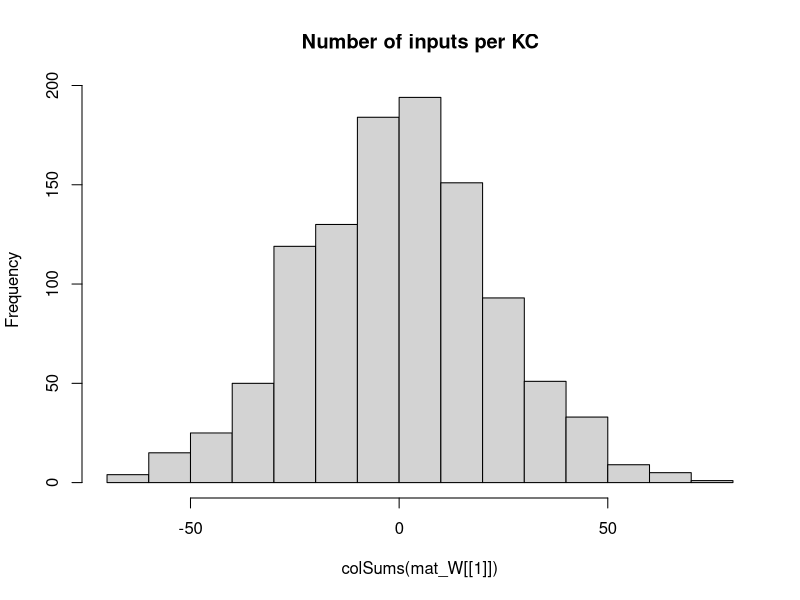

Here is the R script that generated this plot: (Note: this script raises an error after producing the figure.)
## Development Code for Willsaw NN image recognition of zfish larva
## KL 2021
## I will implement a MB random kernel NN as in my Ant Navigation paper 
## This Files Trains the weights of  2 Layer Net : Random Expansion Feature Layer (Random Kernel Trick) -> Perceptron Output neuron 
## The connections in L1 Random Sparse Net are data independent, while L2 wights are trained via +ve larva head template samples to filter patterns that look like larva
## The input images are labeled as Fish and non fish according to the folder they are placed.
# Output is saved as pgm images which are then loaded by tracker software so as to implemend the simple classifier net implemended here 

library("pixmap")
library("yaml")



## Initialize the random Weight vector of an L1 (KC) neuron  
init_random_W3 <- function(m, p){
  m <- rnorm(NROW(m),0.0,sd=1) ## larger SD sizes make learning divergent ///#runif(NROW(m))/(10*NROW(m)) ##Weak Synapses
  return (m)
}


## Initialize the random Weight vector of an L1 (KC) neuron  
init_random_W2 <- function(m, p){
  # Draw random Number N of Sampled Inputs From Binomial
  #n <- rbinom(1,length(m),p)
  ## Set N random synapses as inputs to KC
  #idx <- sample(1:length(m),n)
  m <- rnorm(NROW(m),0,sd=1) ## larger SD sizes make learning divergent ///#runif(NROW(m))/(10*NROW(m)) ##Weak Synapses
  ## Likely Stronger Subset
  #m[idx] <- 1#/length(m) #runif(n)/(10*length(m)) #1/NROW(m)
  #print(length(m))
  return (m)
}


## Initialiaze the random Weight vector of an L1 (KC) neuron  
init_sparse_W <- function(m,p){
  # Draw random Number N of Sampled Inputs From Binomial
  n <- rbinom(1,length(m),p)
  ## Set N random synapses as inputs to KC
  idx <- sample(1:length(m),n)
  #m <- runif(NROW(m))/(1000000*NROW(m)) ##Weak Synapses
  ## Likely Stronger Subset
  m[idx] <- 1#/length(m) #runif(n)/(10*length(m)) #1/NROW(m)
  #print(length(m))
  return (m)
}


## Sigmoid//logistic Transfer Function
N_transfer <- function(activation)
{
  return (1/(1 + exp(-activation) ))
}


## Derivative Sigmoid/logistic Transfer Function
N_transfer_D <- function(activation)
{
  return (N_transfer(activation)*(1-N_transfer(activation)) )
}

## Neural Actvation for a layer with Weitgh Matrix W and Input matrix of col vectors -
#  vector of Biases B - This is to a matrix to operate overall all input activations over Inputs in order 
N_activation <- function(X,W,B)
{
  ## If more Than Half input units (based on Avg inputs) is active - then activate KC
  
  #  if ( sum(X) > KC_THRES )
  #    return (1)
  # else
  mat_B <- matrix(B,ncol=ncol(X),nrow=length(B) )
  ## Bias is just another W attached to a fixed Input 1
  return (W%*%X + mat_B)
}

## Copies A Smaller Matrix To the Middle of a larger one - (Pasting Image on larger canvas)
matrix_paste <- function(src,target)
{
  x_offset <- round((ncol(target)- ncol(src))/2 )
  y_offset <- round((nrow(target)- nrow(src))/2 )
  target[ (1+y_offset):(y_offset+nrow(src)),(1+x_offset):(x_offset+ncol(src))] <-src
  return(target)
}


sparse_binarize <- function(X,INPUT_SPARSENESS)
{
  ## Binarize Input Image / Set Sparsensess ##
  pxsparse = 1.0
  thres_bin = mean(X)
  max_iter = 100
  
  while (pxsparse > INPUT_SPARSENESS & max_iter > 0)
  {
    X_bin <-  as.numeric(X > thres_bin)
    pxsparse <- sum(as.numeric(X_bin[X_bin > 0]))/length(X_bin)
    thres_bin = thres_bin + 0.01;
    max_iter = max_iter + 1
  }
  
  
  ##message("Input Sparseness:",pxsparse)
  
  return(X_bin)
}




makeInputMatrix <- function(img_list,inmat_W)
{
  
  ## TRAIN /TEST ##
  img_list <- img_list[,1]
 
  
  
  ## Matrix Of  image Input Vectors  
  mat_X = matrix(0,nrow=ncol(inmat_W[[1]]),ncol=length(img_list) )
  fileidx <- 0
  for (in_img in img_list)
  {
    fileidx= fileidx + 1
    
    imgT <- read.pnm(as.character(in_img) )
    mat_img <- getChannels(imgT)  ## Converted 0..1 real
    X <- as.vector(mat_img)
    ### Add Fixed input 1 - To operate As Adjustable Bias for each input   
    ##X[length(X)] <- 1 # c(as.vector(mat_img),1)
    
    ##message(in_img," Input Dim:", dim(mat_img)[1],"x",dim(mat_img)[2],"=",dim(mat_img)[2]*dim(mat_img)[1])
    
    if (length(X) > n_top_px)
    {
      warning("input sample too big - skipping")
      next
    }
    
    ## If Loaded image is Smaller than INput - Then Resize (paste into) larger Matrix to fit
    if (length(X) < n_top_px)
    {
      ##message("input sample Smaller than Canvas - pasting")
      mat_t <- matrix(0,nrow=img_dim[1],ncol=img_dim[2])
      mat_img <- matrix_paste(mat_img,mat_t)
      ##message("Converted  Dim:", dim(mat_img)[1],"x",dim(mat_img)[2],"=",dim(mat_img)[2]*dim(mat_img)[1])
    }
    
    ##mypic = new("pixmapGrey", size=dim(mat_img),grey = mat_img);plot(mypic)
    ## Convert to Col Vector
    ##X <- sparse_binarize(as.vector(mat_img),INPUT_SPARSENESS)
    X <- as.vector(mat_img)
    
    dim(X) <- c(length(X),1) ## Make into Col Vector
    
    if (length(X) > n_top_px)
    {
      warning(in_img,"Image Too large. Skipping")
      next
    }
    
    stopifnot(length(mat_X[,fileidx]) ==length(X) ) 
    mat_X[,fileidx] <- X # Save In Vector to MAtrix
    
  }## Load All Input Vectors Into Matrix X
  
  return(mat_X)
} ##Make INput List



### EXPORT MAtrix to YAML for !!opencv-matrix##
matrixToYamlForOpenCV <- function(mat)
{
  ##!!opencv-matrix
  strHeader <- "!!opencv-matrix\n rows: %d\n cols: %d\n dt: f\n data:["
  ## Matrix Will Be saved Transposed Because Data serial Reading Order is by row in OpenCV while Here Serialization is By Column
  strHeader <- sprintf(strHeader,nrow(mat),ncol(mat))
  strData = ""
  lineWidth = 100#min(100,length(mat))
  
  ## COMMENTED OUT AS SUDDENLY as.yaml started adding new Lines in data automatically - The following routine does this manually
  # ##Long Strings Need to be broken by New Lines otherwise OPENCV FIle Storage FAils
  # if (length(mat) > lineWidth){
  #   fcon<- tempfile("matrixYaml")
  #   
  #   ## Need to export To TEMP file as string Concat Is too SLOW
  #   for (i in seq(1,length(mat),lineWidth) ){
  #     write(mat[i:min(i+lineWidth-1,length(mat)-1)], file = fcon,ncolumns = 100, append = TRUE, sep = ", ")
  #     ##cat(",",file = fcon, append = TRUE,fill=FALSE)
  #     #strData = paste0(strData, toString(mat[i:min(i+lineWidth,length(mat))],"\n",width=0))
  #   }
  #   ## Join  All Lines Back INto One String - With Newlines and Commas and Intendation
  #   #strData = noquote()
  #   strData = noquote(paste0(
  #                     readLines(con = fcon, n = -1L, ok = TRUE, warn = TRUE, skipNul = FALSE, encoding = "UTF-8"),
  #                            collapse=",\n         ")) ##
  #   #class(strData) <- "verbatim"
  # }else
    
  ## Need to TransposeBecause Data serial Reading Order is by row in OpenCV while Here Serialization is By Column
  strData = toString(t(mat))
  
  
  strRet=  noquote(paste0(strHeader,strData,"]")) 
  
  
  ##Character vectors that have a class of ‘verbatim’ will not be quoted in the output YAML 
  class(strRet) <- "verbatim"
  ##class(strRet) <- "verbatim"
  #write(strRet,file = fcon)  
  return(noquote(strRet) )
}




## Process 2 Layer Network - Return Last Node Output produced for each input image
## Note : Input Layer Is Simplified - No activation function needed or Bias - Input image intentities are taken as activations
## Target_output is vector of desired output for each output Neuron these I chose to be L2_1=1 (Fish) L2_2=1 (Non Fish)
net_proc_images_batch <- function(mat_X,inmat_W,inLayer_Bias,mat_Y,learningRate = 0.0)  
{
  
  L_X     <- list() ## Output Of Layer k
  L_A     <- list() ## Activation of  Layer k
  L_delta <- list()  ## Delta is the "cost attributable to (the value of) that node". 
  L2_out <- list()
  
  scaledEta = learningRate/ ncol(mat_X)
  outError = 0 #'Mean Sq Error Of File Batch'

    ##Input Layer Is Simplified - No activation function needed or Bias - Input image intentities are taken as activations
    ## Due to R hell with numbers ecoming Factors I need to do this tricl
    
    ##Target_output <- mat_Y[fileidx,] 
     
    ## Forward Propagation ##
    ##mat_X[1,] = 1 ## Add COnst Input so W_i operates as a Bias IxW 
   ##  matrix of output Col vectors correspond to output
    for (l in 1:(N_Layers+1) )
    {
      if (l == 1) ## 1st Layer is INput 
      {
        ##Activation 
        L_A[[1]] <- mat_X
        L_X[[1]] <- mat_X##N_transfer(X-0.5)
        
      }else
      {
        #L_X[[l-1]][1,] = 1 ##No Need - Removed for TEST/ Add COnst Input so W_i operates as a Bias IxW
        ## Idx k for Bias and W are advanced +1 - 
        L_A[[l]] <- N_activation(L_X[[l-1]], inmat_W[[l-1]], inLayer_Bias[[l-1]] )
        
        L_X[[l]] <- N_transfer( L_A[[l]])
        
      }
    }
    MSQError =  sum(((mat_Y) - L_X[[N_Layers+1]] )^2)/ ncol(mat_X)

    ## Note Indexes L_X and mat/biases are off by one because LX_1 is considerened an input layer, while neural layer is l=2
    
    ### Back Propagation ###
    for (l in (N_Layers):1 )
    {
      ##On Output Layer
      if (l == (N_Layers))
      {
        ## Element Wise Product (hadamart Product)   // SIGMOID * COST_Derivative ( squared error cost function wrt activations)
        L_delta[[l]] <- ( N_transfer_D( L_X[[l+1]] )   * (L_X[[l+1]] - mat_Y)) ##*N_transfer_D(L_X[[l]])
      }else{
        #L_delta[[l]] <- L_delta[[l+1]] %*% t(mat_W[[l]])*N_transfer_D(L_X[[l]])
        L_delta[[l]] <-   t(t(L_delta[[l+1]]) %*%(inmat_W[[l+1]])*t(N_transfer_D( L_X[[l+1]] )))    ## %*% t(N_transfer_D(L_X[[l-1]]) )
      }
      
      dE <- (L_delta[[l]])%*%t(L_X[[l]])  ##Instead of L_A[
      dW <- (scaledEta)*dE 
      ##Add average change over batch samples
      inmat_W[[l]] <- inmat_W[[l]] -  dW ##length(img_list)

      ## Error Non-Conform
      inLayer_Bias[[l]] <- inLayer_Bias[[l]] - rowSums( scaledEta*(L_delta[[l]]) )  
      ##if (l==1)
      ##  hist(dW)
    }
    
    #hist(Layer_Bias[[1]])
    #if (fileidx %% 10 == 0)  
    #  hist(inmat_W[[1]], main="After")
    
    
    ## Forward Propagation ## 
    # L1 <- N_transfer(N_activation(mat_X, inmat_W[[1]],inmat_B[[1]]  ) ) ## v_Layer_Bias[i] matrix(rep(,nrow(mat_X)),nrow=nrow(mat_X) )  
    # ## L2 matrix of output Col vectors correspond 
    # L2 <-  N_transfer(N_activation(L1,inmat_W[[2]] ,  inmat_B[[2]] )  )  
    # 
    # MSQError =  sum(((mat_Y) - L2 )^2)/ ncol(mat_X)
    # 
    ## Forward Propagation ##
    ##  matrix of output Col vectors correspond to output
    for (l in 1:(N_Layers+1) )
    {
      if (l == 1) ## 1st Layer is INput 
      {
        ##Activation 
        L_A[[1]] <- mat_X
        L_X[[1]] <- mat_X ##N_transfer(X-0.5)
        
      }else
      {
        L_A[[l]] <- N_activation(L_X[[l-1]], inmat_W[[l-1]], inLayer_Bias[[l-1]] )
        stopifnot(!any(is.nan( L_A[[l]]))) ##Check LAST W update did not cause NAN
        L_X[[l]] <- N_transfer( L_A[[l]])
        stopifnot(!any(is.nan(L_X[[l]]))) ##Check For NAN
      }
    }
    MSQError =  sum(((mat_Y) - L_X[[N_Layers+1]] )^2)/ ncol(mat_X)
    
    
    
    
    ##message("Recognition Output for Img ",in_img," is F:",L_X[[3]][1]," non-F:",L_X[[3]][2]," Active KC:",L2_out[[fileidx]]$KC_active/N_KC )
    #dim(X) = img_dim##dim(mat_img)
    
    
    #image(X_bin)
    #title(main = paste(in_img,strRes," R:",L2_Neurons_out[1]-L2_Neurons_out[2]), font.main = 4)
  
  
  lout <- list(X=mat_X,
               W=inmat_W,
               B=inLayer_Bias,
               output= L_X[[N_Layers+1]],
               outputActivation= L_A[[N_Layers+1]],
               Target=mat_Y,
               #out=data.frame( do.call(rbind,L2_out ) ),
               MSQError=MSQError )
  
  #MSQError =  sum(((mat_Y) - L2)^2)/nrow(mat_X)
  
  return(lout  )
}



img_dim <- c(38,28)

dInitialLearningRate    <- dLearningRate <- 0.0001
n_top_px <- img_dim[2]*img_dim[1]
N_KC = round(n_top_px*5) ## Number of Kenyon Cells (Input layer High Dim Coding)
#N_SYN_per_KC <- 50 NOT USED  #ONLY FOR L1-2  n_top_px/500 ## Number of pic Features each KC neuron Codes for
#KC_THRES <- N_SYN_per_KC*0.25 ## Number of INput that need to be active for KC to fire/Activate
#v_Layer_N2 <- c(n_top_px, N_KC, 2)
###THESE SETTINGS L=5 (500,300,100,20, 2) WORKED WITH eta=10e-4
v_Layer_N <- c(n_top_px, 500,300,100,20, 2) ##number of Units per layer (assume fully connected with Normal Dist of Strength)
N_Layers <- length(v_Layer_N)-1
#v_Layer_CON <- c(N_SYN_per_KC/n_top_px,)
Layer_Bias <- list() ## Number of INput that need to be active for Neuron to fire/Activate
INPUT_SPARSENESS = 0.25


batchSize = 132 # Number of Training IMages for Each Learning Episode (which will define error graident )
Nbatches = 1500 ## Number of random batchs (of size batchSize) to repeat training over
trainingN = 100 ## Training Cycles For Each Batch



mat_W <<- list() # List Of Weight Matrices

## Make Sparse Random Synaptic Weight matrix Selecting Inputs for each KC
for (k in 1:N_Layers)
{
  mat_W[[k]] <- matrix(0,ncol=v_Layer_N[k],nrow=v_Layer_N[k+1])
  ## Init Random
  if (k==1)
    mat_W[[k]] <-t(apply(mat_W[[k]],1,init_random_W2,0)) ## ##t(apply(mat_W[[k]],1,init_sparse_W,N_SYN_per_KC/n_top_px)) ##
  
  if (k==2)
    mat_W[[k]] <- t(apply(mat_W[[k]],1,init_random_W2,0)) ##
  
  if (k>=3)
    mat_W[[k]] <- t(apply(mat_W[[k]],1,init_random_W3,0)) ##
  
    
  Layer_Bias[[k]] <- matrix(1,ncol=1,nrow=v_Layer_N[k+1] )  #rep(1,) ## Initialiaze Neural Biases
}

#hist(mat_W[[3]])
hist(colSums(mat_W[[1]]),main="Number of inputs per KC")

##Layer 2 (Output Perceptron)
#L2_Neurons <<- 2

### RUN BATCH TRAINING ###
## Apply Input Image ##
## list training files 
setwd("/home/kostasl/workspace/zebrafishtrack/Rplots")
sPathTrainingSamples="../img/trainset/fish"
sPathTrainingSamplesB="../img/trainset/fish_B"
sPathTrainingNonSamples="../img/trainset/nonfish/"
sPathTrainingNonSamplesB="../img/trainset/nonfish_B/"
sPathTestingSamplesFish="../img/fish/"
sPathTestingSamplesNonFish="../img/nonfish/"


#load(file="fishNetL3.RData")
#load(file=paste0("fishNetL",7,"-B.RData"))

img_list_train_fish =  cbind(files=list.files(path=sPathTrainingSamples,pattern="*pgm",full.names = T),F=1,NF=0)
img_list_train_fishB =  cbind(files=list.files(path=sPathTrainingSamplesB,pattern="*pgm",full.names = T),F=1,NF=0) 
img_list_test_fish = cbind(files=list.files(path=sPathTestingSamplesFish,pattern="*pgm",full.names = T),F=1,NF=0)
img_list_train_nonfish =   cbind(files=list.files(path=sPathTrainingNonSamples,pattern="*pgm",full.names = T),F=0,NF=1)
img_list_train_nonfishB =   cbind(files=list.files(path=sPathTrainingNonSamplesB,pattern="*pgm",full.names = T),F=0,NF=1)
img_list_test_nonfish =  cbind(files=list.files(path=sPathTestingSamplesNonFish,pattern="*pgm",full.names = T),F=0,NF=1)

## A Small Sample set for Testing the Algorithm Discrimiation between X and 1 
img_list_train_ones <-  cbind(files=list.files(path="../img/trainset/ones/",pattern="*pgm",full.names = T),F=1,NF=0)
img_list_train_X <-  cbind(files=list.files(path="../img/trainset/X/",pattern="*pgm",full.names = T),F=0,NF=1)

img_list_debug_f <-  cbind(files=list.files(path="../img/debug/fish/",pattern="*pgm",full.names = T),F=1,NF=0)
img_list_debug_nf <-  cbind(files=list.files(path="../img/debug/nonfish/",pattern="*pgm",full.names = T),F=0,NF=1)


img_list_all <- rbind.data.frame(img_list_train_fish,
                                 img_list_train_fishB,
                                 img_list_test_fish,
                                 img_list_train_nonfish,
                                 img_list_train_nonfishB,
                                 img_list_test_nonfish,stringsAsFactors = FALSE) #
#img_list_train <- rbind.data.frame(img_list_train_fish,img_list_test_fish,img_list_train_nonfish,img_list_train_nonfish,stringsAsFactors = FALSE)
#img_list_test=  list.files(path=sPathTestingSamples,pattern="*pgm",full.names = T) Samples ##


img_list_train <- rbind.data.frame(img_list_train_fish,
                                   img_list_train_fishB,
                                   img_list_train_nonfish,
                                   img_list_train_nonfishB, stringsAsFactors = FALSE) #
#img_list_train <- rbind.data.frame(img_list_train_ones,img_list_train_X)
#img_list_all <- rbind.data.frame(img_list_train_fish,stringsAsFactors = FALSE)
#img_list_train <-  rbind.data.frame(img_list_debug_f,img_list_debug_nf)


lFitError <- list()
dfitRecord <- data.frame()

vTrainingError <- vector()
## Subset INput LIst Into Batches
rIdx = 1

### Start Main FishNet TRAINING LOOP ###
for (b in 1:Nbatches)
{
  ##Make Matrix -For All net inputs
  ## Balance Random Batch Sample Equally between Classes  ##
  img_list_suffled <- img_list_train[sample(1:nrow(img_list_train)),] #rbind.data.frame((img_list_train[img_list_train$F == 1,])[sample(1:(batchSize/2)),] , (img_list_train[img_list_train$NF == 1,])[sample(1:(batchSize/2)),] )
  ##Select Subset Batch
  img_list_suffled <- head(img_list_suffled,batchSize)
  
  mat_X <- makeInputMatrix(img_list_suffled,mat_W)
  
  label_list <-cbind.data.frame(F=(img_list_suffled[,2]),NF=(img_list_suffled[,3]) )##Target output/labels
  mat_Y <- t(apply(as.matrix(label_list),2,strtoi))  

  message("~~~~ Learning Rate: ",dLearningRate)

  
  for (i in 1:trainingN)
  {  
    
    #dLearningRate    <- dInitialLearningRate/i
    
    
    # TRAIN On Fish 
    dnetout <- net_proc_images_batch(mat_X, mat_W, Layer_Bias, mat_Y, dLearningRate )
    mat_W   <<- dnetout$W
    mat_B   <<- dnetout$B

    #message(fileidx,". MSQERR:",MSQError,"  ", L2_out[[fileidx]]$L2_F, "-", L2_out[[fileidx]]$L2_NF, " ERR: ", L2_out[[fileidx]]$Err ," ",in_img)
    ## Evaluate Fraction Correct - Check If Fish Out Neuron Is Maximum - Compare to Target Vector 
    vclassOut <- apply(dnetout$output,2,function(x){ if(which(x== max(x) )==2) return(0) else return(1) })
    fractCorrect <- sum(dnetout$Target[1,] == vclassOut)/length(vclassOut)
    
    message(rIdx,". MSQERR:",dnetout$MSQError,", % Correct: ",fractCorrect)
  

    vTrainingError[rIdx] = dnetout$MSQError  #plot(unlist(dnetout$out$MSERR),main=paste(i,"Mean SQ Err"))
    rIdx = rIdx +1
    
    plot(vTrainingError,ylim=c(0.00001,1),type="l",log="y") #ylim=c(0,1)xlim=c(0,trainingN*Nbatches)
    
  }## Repeated Training On Batch 
  
  ##Mark End Of Batch
  points(length(vTrainingError),tail(vTrainingError,1),ylim=c(0.00001,1),type="p",log="y") #ylim=c(0,1)xlim=c(0,trainingN*Nbatches)
} ## Different Batch Suffles  

save.image(file=paste0("fishNetL",N_Layers,"-B.RData"))

plot(c) #ylim=c(0,1)





### VALIDATE Calc Final Performance ###

##Select Subset Batch
img_list_suffled <-rbind.data.frame(img_list_debug_f,img_list_debug_nf)## img_list_train_nonfish#img_list_all[sample(1:nrow(img_list_all),50 ),] #img_list_test_nonfish #img_list_test_nonfish # ##img_list_all[sample(1:nrow(img_list_all),100 ),]# 
mat_X <- makeInputMatrix(img_list_suffled,mat_W)
label_list <-cbind.data.frame(F=(img_list_suffled[,2]),NF=(img_list_suffled[,3]) )##Target output/labels
mat_Y <- t(apply(as.matrix(label_list),2,strtoi))
# 
# ## TODO : Move this in Funct - Use One MAtrix For Net -Matrix Of Biases
# mat_B <- list()
# for (k in 1:N_Layers)
#   mat_B[[k]] <- matrix(Layer_Bias[[k]],ncol=ncol(mat_X),nrow=length(Layer_Bias[[k]]) )


dLearningRate    <- 0.0
# TRAIN On Fish 
#for (i in 1:1000)
#{
  dnetoutV <- net_proc_images_batch(mat_X, mat_W, Layer_Bias, mat_Y, dLearningRate )
  mat_W <-      dnetoutV$W
  Layer_Bias <- dnetoutV$B
  vclassOut <- apply(dnetoutV$output,2,function(x){ if(which(x== max(x) )==2) return(0) else return(1) })
  fractCorrect <- sum(dnetoutV$Target[1,] == vclassOut)/length(vclassOut)
  
  message("~~~~~~~~~ Validation. MSQERR:",dnetoutV$MSQError,", % Correct: ",fractCorrect," ~~~~~~~~~~~~~")
#}

  
hist(dnetoutV$Target - N_transfer( dnetoutV$output) )




## FOR EXPORT MATRICES TO YAML SO THEY CAN BE LOADED INTO TRACKER  ##
fishNet <- list(NLayer=length(dnetout$W))
for (l in 1:fishNet$NLayer)
{
  fishNet[[paste0("LW",as.character(l))]] = dnetout$W[[l]]
  fishNet[[paste0("LB",as.character(l))]] = dnetout$B[[l]]
  attr(fishNet[[paste0("LW",as.character(l))]], "tag") <- "!!opencv-matrix" ##Adding tags Also Change The Header to Verbatim, which does not work in OPENCV
  attr(fishNet[[paste0("LB",as.character(l))]], "tag") <- "!!opencv-matrix" ##Adding tags Also Change The Header to Verbatim, which does not work in OPENCV
}



#fishNet <- list(LW1=Layer_Bias[[2]]
#)
## EXPORT TO YAML FOR OPENCV - Custom/hacked exporter routine specific to OPENCV
  filename <- "fishNet.yml"
  con <- file(filename, "w")
  message("Exporting to YAML-Wait for it , this may take a while...")
  write("%YAML:1.0",con) ##Header Is necessary For OPENCV 
  ## Indentation Needs to be 3
  str_yaml<- noquote(as.yaml(fishNet, handlers=list(matrix=matrixToYamlForOpenCV), line.sep="\n",indent=3,unicode=F))
  #  CLEAN UP String FRom Escape Chars
  ## the Var Type tag !!opencv-matrix needs to be on same line as vairable Name - For OpenCV file store - FIX
  str_yaml <- gsub("\n  !!opencv-matrix","!!opencv-matrix",str_yaml,fixed = T)
  str_yaml <- gsub("\\n","\n",str_yaml,fixed = T)## Remove Escaped NewLines
  str_yaml <- gsub("\"","",str_yaml,fixed = T)#Remove Quates

  write(noquote(str_yaml),con,append=TRUE) ##Header Is necessary For OPENCV 
  close(con)





  
  
  
  
  
  
  
  ############## 


  
  
